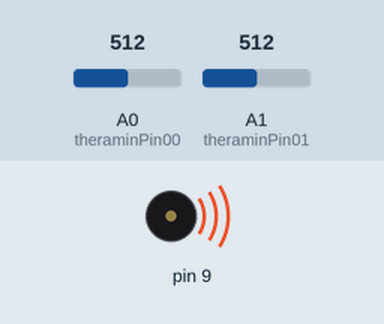
Simulated run of this sketch. Board: Arduino Uno, built with avr-gcc and run on an emulated ATmega328P. On the bench: buzzer (waves = sounding). The inputs (shaded band) are chosen by the test bench; at power-on: A0 (theraminPin00) = 512, A1 (theraminPin01) = 512.

Above: at 1.2 s.
1.3 s: A0 (theraminPin00) set to 0
At 1.9 s:
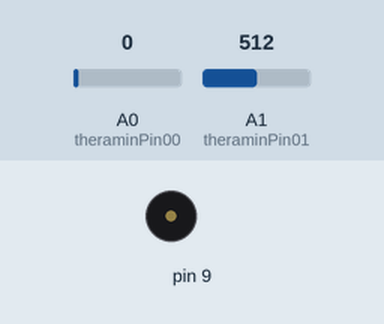
2.8 s: A0 (theraminPin00) set to 122
At 3.1 s:
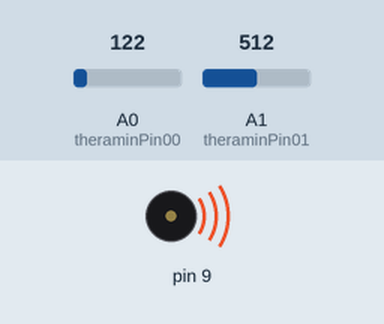
4.3 s: A1 (theraminPin01) set to 109
5.8 s: A1 (theraminPin01) set to 96
At 6.6 s:
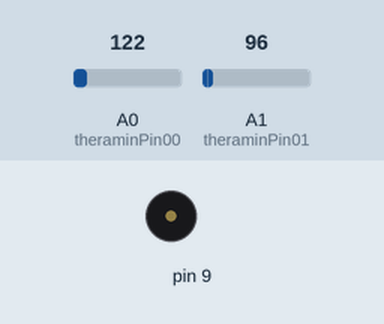
Timing chart, 0 to 8.3 s (numbered marks = the images above; inputs shaded):
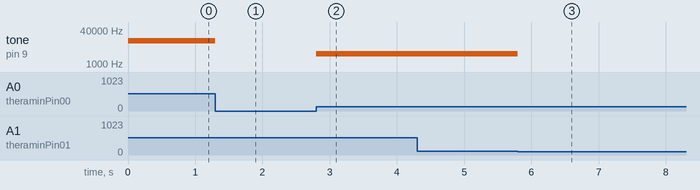

The sketch:

Traditional_Theramin.ino
```cpp
/*

Sage Ridge Robotics
Example 17

This sketch supports the construction of a traditional theramin using
two analog inputs, one controlling pitch, the other volume. The
theramin traditionally uses your body' electric field and two antennae
to control pitch and volume values. You can construct a traditional
version or use other input devices connected to your Arduino. The only
requirement is that you produce two analog signals with a voltage
span of 0 to 5 volts.

This sketch uses toneAC replacement tone library. This library uses pins
9 (GRD) and 10 (Voltage).

This code is in the public domain.

*/

// Load the toneAC library
#include <toneAC.h>

// The piezoelectric speaker should be connected to pin 10.
// The piezo' other pin should be connected to ground, pin 9.
// theramin input pins are analog pins 0 and 1 (or change them!)
int theraminPin00 = 0; // Pitch
int theraminVal00;
int theraminPin01 = 1; // Volume
int theraminVal01;

// Noting to set up.
void setup() {}

// We loop through taking readings from the analog inputs,
// scaling the readings with map and setting the speaker tone
// and volume. The map function for pitch is set to 25 Hz
// increments. Experiment with other ways to map the analog
// values 0..1023 to frequencies. Volume has 10 steps in the
// library. Modify the library for different volume behavior
// in your theramin.
void loop() {

  int pitch = map(analogRead(theraminPin00),0,1023,0,25575);  // Pitch in 25 Hz steps
  int volume = map(analogRead(theraminPin01),0,1023,0,10);    // Volume
  toneAC(pitch, volume);

}

// Play music!
```

Measured:
- the behaviour switches between 103 and 102 on A1 (theraminPin01) (found by bisection; images 2 and 3)
- after the input at 1.3 s, tone on pin 9: 12800 Hz → silent at once
- after the input at 2.8 s, tone on pin 9: silent → 3050 Hz at once
- after the input at 4.3 s, every drawn part: stays the same
- after the input at 5.8 s, tone on pin 9: 3050 Hz → silent at once
